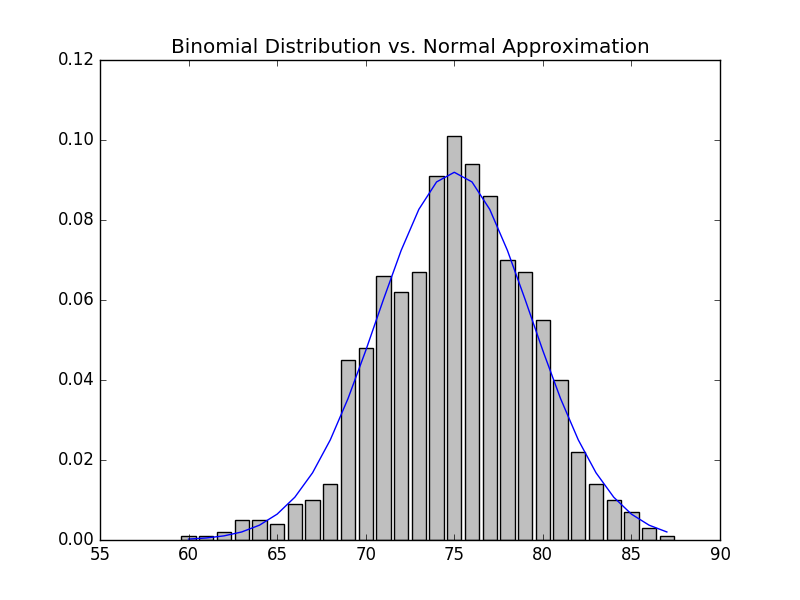

Write Python code to recreate this figure.
import random, math
import matplotlib.pyplot as plt
from collections import Counter

def normal_cdf(x, mu=0,sigma=1):
	return (1 + math.erf((x - mu) / math.sqrt(2) / sigma)) / 2

def bernoulli_trial(p):
	return 1 if random.random() < p else 0

def binomial(n, p):
	return sum(bernoulli_trial(p) for _ in range(n))

def make_hist(p, n, num_points):
	data = [binomial(n, p) for _ in range(num_points)]
	# use a bar chart to show the actual binomial samples
	histogram = Counter(data)
	plt.bar([x - 0.4 for x in histogram.keys()],
	[v / num_points for v in histogram.values()],
	0.8,
	color='0.75')
	mu = p * n
	sigma = math.sqrt(n * p * (1 - p))
	# use a line chart to show the normal approximation
	xs = range(min(data), max(data) + 1)
	ys = [normal_cdf(i + 0.5, mu, sigma) - normal_cdf(i - 0.5, mu, sigma)
	for i in xs]
	plt.plot(xs,ys)
	plt.title("Binomial Distribution vs. Normal Approximation")
	plt.savefig('central_limit_theorem.png')
	plt.show()


make_hist(0.75, 100, 1000)